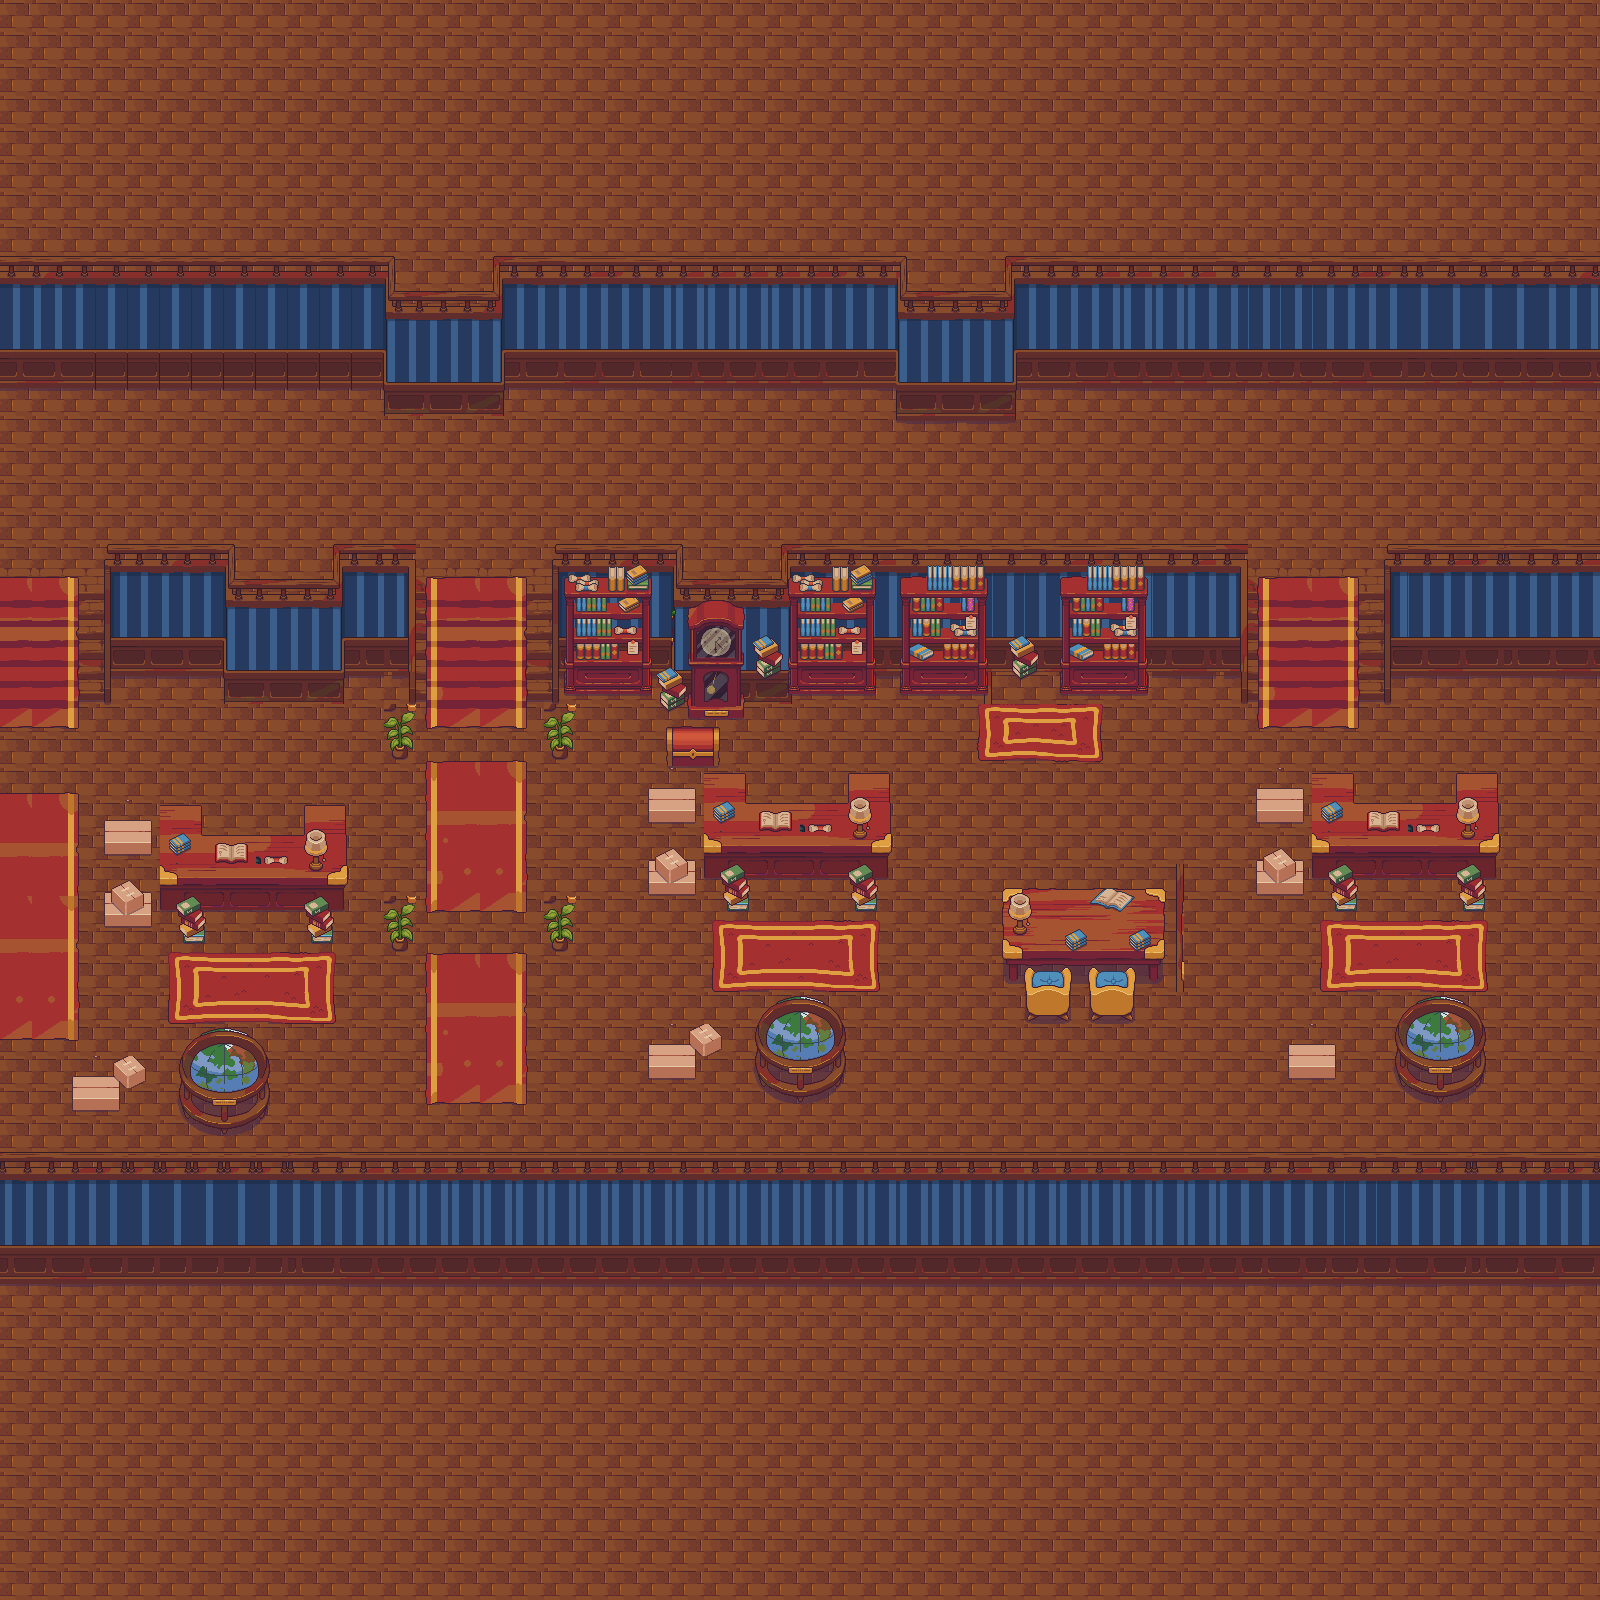

Rendered tile map (Tiled .tmx) drawn with the repository's tilesets; below, a short description and the map source with its tile grids summarised:
An orthogonal 50x50 tile map with 32x32 px tiles, 4 tile layers (Floor, Laber, Decoration, UpLayer), 3 tilesets and 23 objects (InDoorPoint).

<map version="1.10" tiledversion="1.11.0" orientation="orthogonal" renderorder="right-down" width="50" height="50" tilewidth="32" tileheight="32" infinite="0" nextlayerid="7" nextobjectid="24">
 <tileset firstgid="1" source="DeepInDoors.tsx" />
 <tileset firstgid="404" source="Library.tsx" />
 <tileset firstgid="1140" source="../volcano/tf_A1_ashlands_3.tsx" />
 <layer id="1" name="Floor" width="50" height="50">
  <data>[2500 cells, 2500 non-empty, 1 distinct tile ids]</data>
 </layer>
 <layer id="2" name="Laber" width="50" height="50">
  <data>[2500 cells, 789 non-empty, 100 distinct tile ids]</data>
 </layer>
 <layer id="4" name="Decoration" width="50" height="50">
  <data>[2500 cells, 435 non-empty, 187 distinct tile ids]</data>
 </layer>
 <layer id="5" name="UpLayer" width="50" height="50">
  <data>[2500 cells, 128 non-empty, 50 distinct tile ids]</data>
 </layer>
 <objectgroup id="6" name="Obstacles">
  <object id="1" x="385.333" y="544" width="32" height="213.333">
   <properties>
    <property name="Height" type="float" value="213.33" />
    <property name="Width" type="float" value="32" />
    <property name="X" type="float" value="385.33" />
    <property name="Y" type="float" value="544" />
   </properties>
  </object>
  <object id="2" x="556" y="556" width="125.333" height="169.333">
   <properties>
    <property name="Height" type="float" value="169.33" />
    <property name="Width" type="float" value="125.33" />
    <property name="X" type="float" value="556" />
    <property name="Y" type="float" value="556" />
   </properties>
  </object>
  <object id="3" x="676" y="576" width="114" height="140.667">
   <properties>
    <property name="Height" type="float" value="140.67" />
    <property name="Width" type="float" value="114" />
    <property name="X" type="float" value="676" />
    <property name="Y" type="float" value="576" />
   </properties>
  </object>
  <object id="4" x="782" y="547.333" width="399" height="154.667">
   <properties>
    <property name="Height" type="float" value="154.67" />
    <property name="Width" type="float" value="399" />
    <property name="X" type="float" value="782" />
    <property name="Y" type="float" value="547.33" />
   </properties>
  </object>
  <object id="5" x="544" y="713.333" width="30.6667" height="46.6667">
   <properties>
    <property name="Height" type="float" value="46.67" />
    <property name="Width" type="float" value="30.67" />
    <property name="X" type="float" value="544" />
    <property name="Y" type="float" value="713.33" />
   </properties>
  </object>
  <object id="6" x="384" y="896" width="32" height="58.6667">
   <properties>
    <property name="Height" type="float" value="58.67" />
    <property name="Width" type="float" value="32" />
    <property name="X" type="float" value="384" />
    <property name="Y" type="float" value="896" />
   </properties>
  </object>
  <object id="7" x="545.333" y="897.333" width="30.6667" height="60">
   <properties>
    <property name="Height" type="float" value="60" />
    <property name="Width" type="float" value="30.67" />
    <property name="X" type="float" value="0" />
    <property name="Y" type="float" value="897.33" />
   </properties>
  </object>
  <object id="8" x="642.667" y="790.667" width="54.6667" height="32">
   <properties>
    <property name="Height" type="float" value="32" />
    <property name="Width" type="float" value="54.67" />
    <property name="X" type="float" value="642.67" />
    <property name="Y" type="float" value="790.67" />
   </properties>
  </object>
  <object id="9" x="648" y="858.667" width="46.6667" height="38.6667">
   <properties>
    <property name="Height" type="float" value="38.67" />
    <property name="Width" type="float" value="46.67" />
    <property name="X" type="float" value="648" />
    <property name="Y" type="float" value="858.67" />
   </properties>
  </object>
  <object id="10" x="645.333" y="1025.33" width="70.6667" height="54.6667">
   <properties>
    <property name="Height" type="float" value="54.67" />
    <property name="Width" type="float" value="70.67" />
    <property name="X" type="float" value="645.33" />
    <property name="Y" type="float" value="1025.33" />
   </properties>
  </object>
  <object id="11" x="751" y="993" width="97" height="107">
   <properties>
    <property name="Height" type="float" value="107" />
    <property name="Width" type="float" value="97" />
    <property name="X" type="float" value="751" />
    <property name="Y" type="float" value="993" />
   </properties>
  </object>
  <object id="12" x="999" y="889" width="168" height="93">
   <properties>
    <property name="Height" type="float" value="93" />
    <property name="Width" type="float" value="168" />
    <property name="X" type="float" value="999" />
    <property name="Y" type="float" value="889" />
   </properties>
  </object>
  <object id="13" x="1024" y="960" width="46" height="60">
   <properties>
    <property name="Height" type="float" value="60" />
    <property name="Width" type="float" value="46" />
    <property name="X" type="float" value="1024" />
    <property name="Y" type="float" value="960" />
   </properties>
  </object>
  <object id="14" x="1086" y="960" width="47" height="58">
   <properties>
    <property name="Height" type="float" value="58" />
    <property name="Width" type="float" value="47" />
    <property name="X" type="float" value="1086" />
    <property name="Y" type="float" value="960" />
   </properties>
  </object>
  <object id="15" x="669" y="724" width="48" height="44">
   <properties>
    <property name="Height" type="float" value="44" />
    <property name="Width" type="float" value="48" />
    <property name="X" type="float" value="669" />
    <property name="Y" type="float" value="724" />
   </properties>
  </object>
  <object id="16" x="703" y="773" width="41" height="136">
   <properties>
    <property name="Height" type="float" value="136" />
    <property name="Width" type="float" value="41" />
    <property name="X" type="float" value="703" />
    <property name="Y" type="float" value="773" />
   </properties>
  </object>
  <object id="17" x="846" y="772" width="44" height="141">
   <properties>
    <property name="Height" type="float" value="141" />
    <property name="Width" type="float" value="44" />
    <property name="X" type="float" value="846" />
    <property name="Y" type="float" value="772" />
   </properties>
  </object>
  <object id="18" x="742" y="796.667" width="109" height="74">
   <properties>
    <property name="Height" type="float" value="74" />
    <property name="Width" type="float" value="109" />
    <property name="X" type="float" value="742" />
    <property name="Y" type="float" value="796.67" />
   </properties>
  </object>
  <object id="19" type="InDoorPoint" x="480.667" y="500.333">
   <properties>
    <property name="X" type="float" value="480.67" />
    <property name="Y" type="float" value="500.33" />
   </properties>
   <point />
  </object>
  <object id="20" x="1184" y="408" width="21.3333" height="749.333">
   <properties>
    <property name="Height" type="float" value="749.33" />
    <property name="Width" type="float" value="21.33" />
    <property name="X" type="float" value="1184" />
    <property name="Y" type="float" value="408" />
   </properties>
  </object>
  <object id="21" x="268" y="1158.67" width="936" height="26.6667">
   <properties>
    <property name="Height" type="float" value="26.67" />
    <property name="Width" type="float" value="936" />
    <property name="X" type="float" value="268" />
    <property name="Y" type="float" value="1158.67" />
   </properties>
  </object>
  </objectgroup>
</map>
<!-- 2 of 23 objects omitted -->
